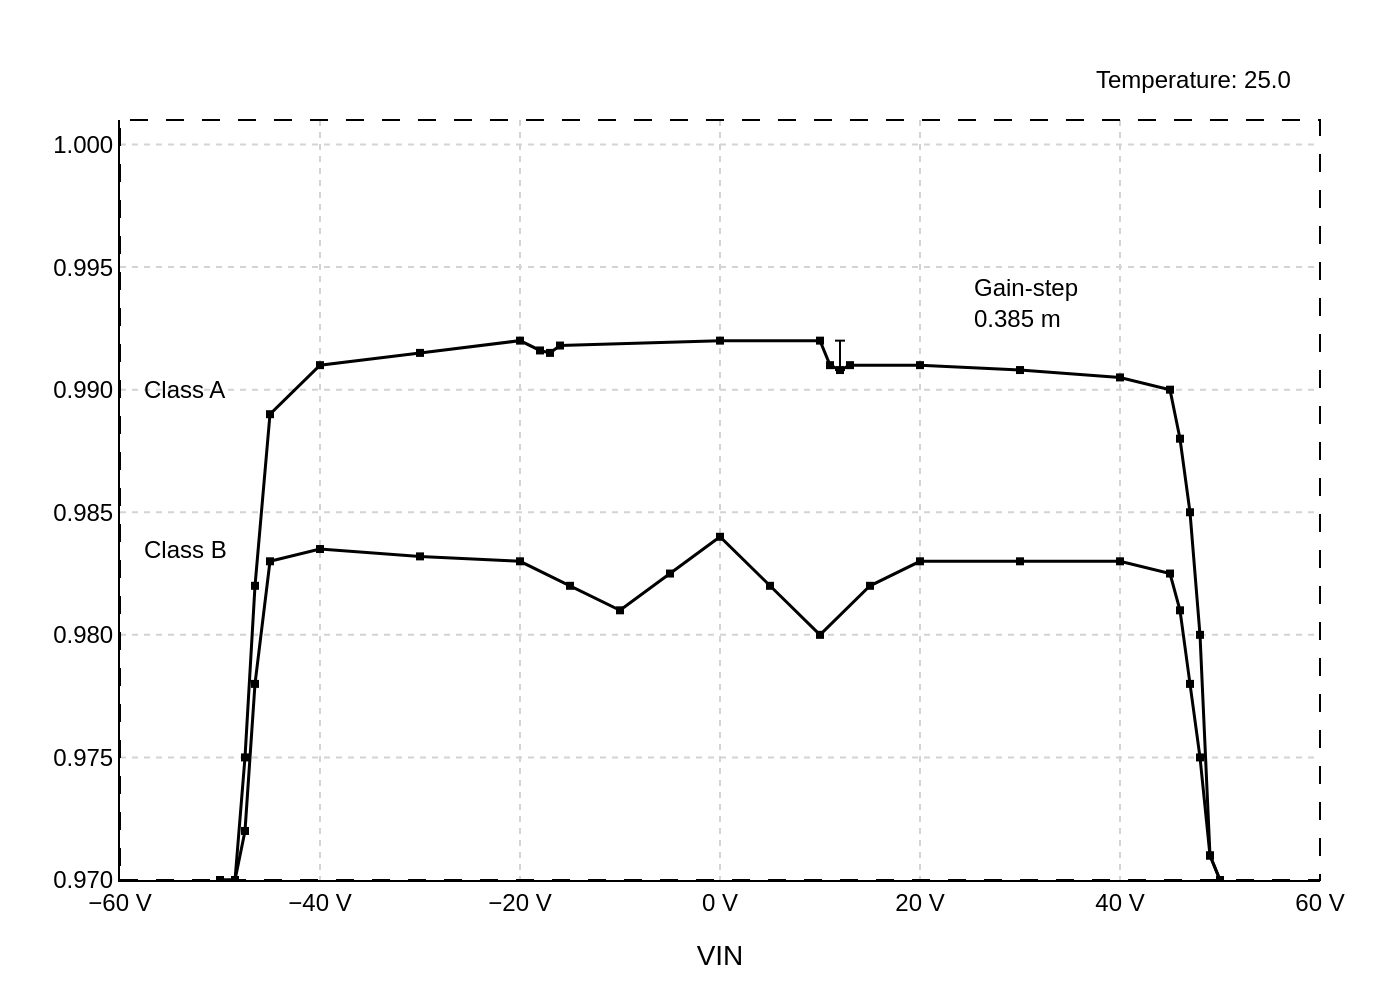

Write the Python code that produced this figure.
import sys
import json
import plotly.graph_objects as go

# Check for command-line argument
if len(sys.argv) != 2:
    print("Usage: python script.py <path_to_json_file>")
    sys.exit(1)

json_path = sys.argv[1]

# Load data from JSON file
try:
    with open(json_path, 'r', encoding='utf-8') as f:
        chart_data = json.load(f)
except FileNotFoundError:
    print(f"Error: JSON file not found at {json_path}")
    sys.exit(1)
except json.JSONDecodeError:
    print(f"Error: Could not decode JSON from {json_path}")
    sys.exit(1)

# Extract data and settings from the loaded JSON
data_series = chart_data.get('chart_data', [])
texts = chart_data.get('texts', {})
colors = chart_data.get('colors', [])
shapes = chart_data.get('shapes', [])

# Create figure
fig = go.Figure()

# Add traces for each data series
for i, series in enumerate(data_series):
    color = colors[i] if i < len(colors) else '#000000'
    fig.add_trace(go.Scatter(
        x=series.get('x'),
        y=series.get('y'),
        mode='lines+markers',
        line=dict(color=color, width=1.5),
        marker=dict(symbol='square', size=4, color=color),
        name='', # No name for legend entry
        hoverinfo='none'
    ))

# Build combined title string
title_text = texts.get('title', '')
if texts.get('subtitle'):
    title_text += f"<br><sub>{texts.get('subtitle')}</sub>"

# Configure layout
fig.update_layout(
    title_text=title_text if title_text else None,
    xaxis_title=texts.get('x_axis_title'),
    yaxis_title=texts.get('y_axis_title'),
    font=dict(family="Arial", size=12, color="black"),
    plot_bgcolor='white',
    paper_bgcolor='white',
    showlegend=False,
    margin=dict(l=60, r=40, t=60, b=60),
    xaxis=dict(
        range=[-60, 60],
        tickmode='linear',
        tick0=-60,
        dtick=20,
        ticksuffix=' V',
        showline=True,
        linewidth=1,
        linecolor='black',
        gridcolor='lightgrey',
        griddash='dot',
        zeroline=False
    ),
    yaxis=dict(
        range=[0.970, 1.001],
        tickmode='linear',
        tick0=0.970,
        dtick=0.005,
        tickformat='.3f',
        showline=True,
        linewidth=1,
        linecolor='black',
        gridcolor='lightgrey',
        griddash='dot',
        zeroline=False
    ),
    annotations=texts.get('annotations', []),
    shapes=shapes
)


# Generate output filename from input JSON path
if '.' in json_path:
    base_filename = json_path.rsplit('.', 1)[0]
else:
    base_filename = json_path

output_filename = f"{base_filename}.png"

# Save the figure as a PNG image
fig.write_image(output_filename, scale=2)

print(f"Chart saved to {output_filename}")
